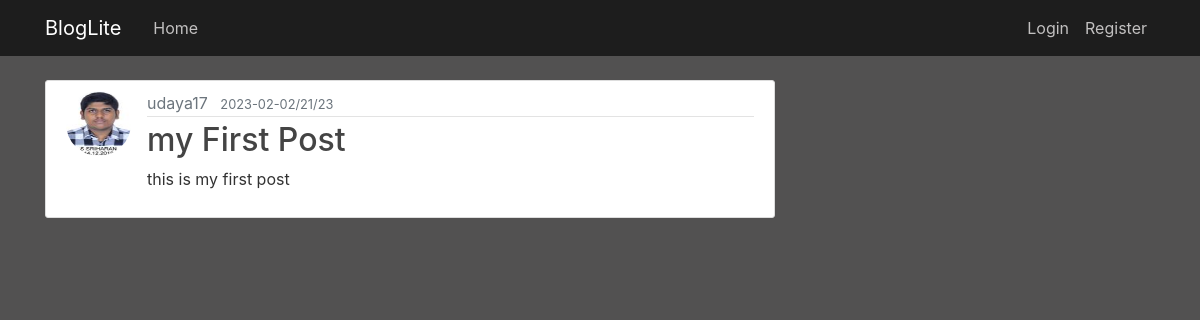
Screenshot of /post/2 with the database file from the repository.
### bloglite/models.py (models this page shows, shortened)
class User(db.Model,UserMixin):
    id= db.Column(db.Integer, primary_key=True)
    username = db.Column(db.String(20), unique=True, nullable=False)
    email = db.Column(db.String(120), unique=True, nullable=False)
    image_file = db.Column(db.String(20), nullable=False, default='default.jpg')
    password = db.Column(db.String(60), nullable=False)
    posts = db.relationship('Post', backref='use', lazy=True)

class Post(db.Model):
    id = db.Column(db.Integer, primary_key=True)
    title = db.Column(db.String(100), nullable=False)
    date_posted = db.Column(db.DateTime, nullable=False, default=datetime.utcnow)
    content = db.Column(db.Text, nullable=False)
    userid = db.Column(db.Integer, db.ForeignKey('user.id'), nullable=False)

### bloglite/routes.py (the view)
@app.route("/post/<int:post_id>")
def post(post_id):
    post = Post.query.get_or_404(post_id)
    return render_template('post.html', title=post.title, post=post)

### bloglite/templates/post.html (shortened to what this page needs)
{% extends "layout.html" %}
{% block content %}
  <article class="media content-section">
    <img class="rounded-circle article-img" src="{{ url_for('static', filename='images/' + post.use.image_file) }}">
    <div class="media-body">
      <div class="article-metadata">
        <a class="mr-2" href="#">{{ post.use.username }}</a>
        <small class="text-muted">{{ post.date_posted.strftime('%Y-%M-%D') }}</small>
      </div>
      <h2 class="article-title">{{ post.title }}</h2>
      <p class="article-content">{{ post.content }}</p>
    </div>
  </article>
{% endblock content %}

### bloglite/static/main.css (style rules this page uses)
body { background: #525151; color: #333333; margin-top: 5rem; }
h1, h2, h3, h4, h5, h6 { color: #444444; }
.content-section { background: #ffffff; padding: 10px 20px; border: 1px solid #dddddd; border-radius: 3px; margin-bottom: 20px; }
.article-title { color: #444444; }
.article-content { white-space: pre-line; }
.article-img { height: 65px; width: 65px; margin-right: 16px; }
.article-metadata { padding-bottom: 1px; margin-bottom: 4px; border-bottom: 1px solid #e3e3e3 }
a.mr-2 { color: #6c757d; }

### rows the page displays
User: image_file (picture), use.username "udaya17"
Post: date_posted "2023-02-02/21/23", title "my First Post", content "this is my first post"
